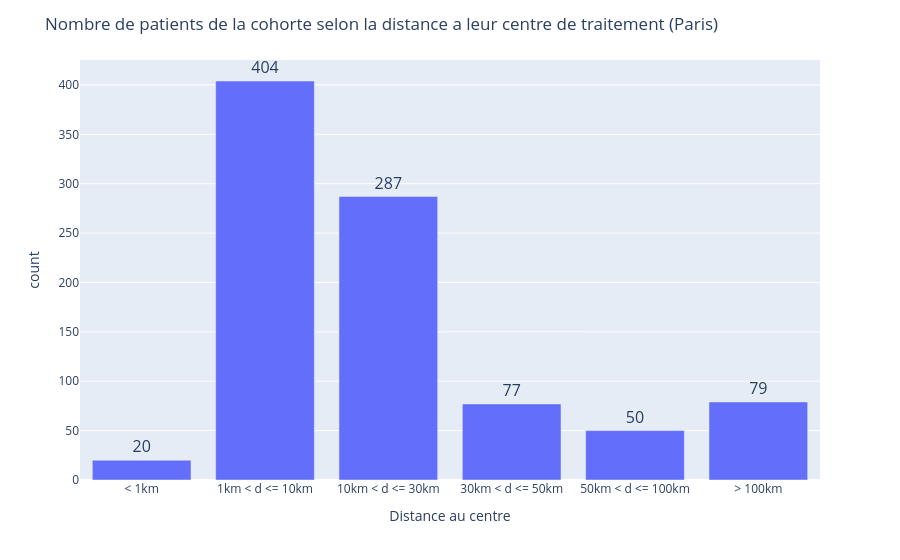

Write notebook code for a chart like this one.
### Markdown cell above
#### Centre de Paris

### Code cell
import plotly.express as px

fig = px.bar(df_dist_paris, x=df_dist_paris.index, y="count",text='count') #, barmode="group"

fig.update_layout(title="Nombre de patients de la cohorte selon la distance a leur centre de traitement (Paris)")
fig.update_xaxes(title="Distance au centre")
fig.update_traces(textposition='outside',textfont=dict(size=16))
config = {
        'toImageButtonOptions': {
            'format': 'png',  
            'filename': 'patients_selon_dist_Paris',
            'height': 1080,
            'width': 1920,
            'scale': 6 
        }
    }

# Show the figure
fig.show(config=config)

### Figure 1 — Plotly figure (JSON) as saved in the notebook; plotly's stock layout.template omitted (floating-point values rounded to 4 significant figures)
{"data": [{"alignmentgroup": "True", "hovertemplate": "distance_int=%{x}<br>count=%{text}<extra></extra>", "legendgroup": "", "marker": {"color": "#636efa", "pattern": {"shape": ""}}, "name": "", "offsetgroup": "", "orientation": "v", "showlegend": false, "text": [20, 404, 287, 77, 50, 79], "textfont": {"size": 16}, "textposition": "outside", "type": "bar", "x": ["< 1km", "1km < d <= 10km", "10km < d <= 30km", "30km < d <= 50km", "50km < d <= 100km", "> 100km"], "xaxis": "x", "y": [20, 404, 287, 77, 50, 79], "yaxis": "y"}], "layout": {"barmode": "relative", "legend": {"tracegroupgap": 0}, "margin": {"t": 60}, "title": {"text": "Nombre de patients de la cohorte selon la distance a leur centre de traitement (Paris)"}, "xaxis": {"anchor": "y", "domain": [0, 1], "title": {"text": "Distance au centre"}}, "yaxis": {"anchor": "x", "domain": [0, 1], "title": {"text": "count"}}}}
